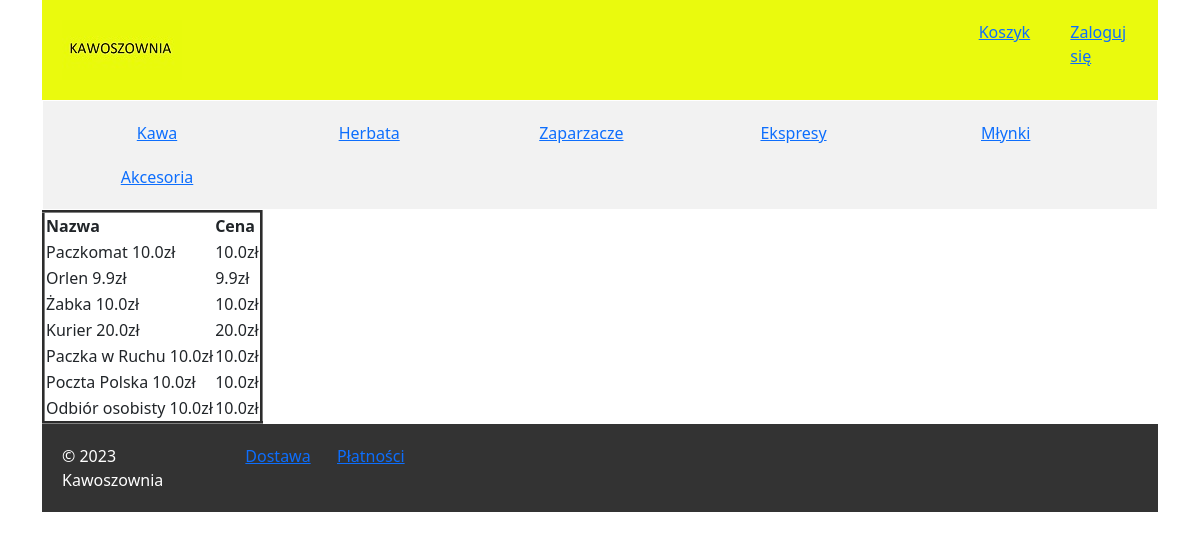
The app's page /delivery/ with its own data.
### mysite/models.py (models this page shows)
class Category(models.Model):
    name = models.CharField('Nazwa', max_length=50, unique=True)
    def __str__(self):
        return f'{self.name}'

class Delivery(models.Model):
    name = models.CharField('Nazwa', max_length=50, unique=True)
    price = models.FloatField('Cena', validators=[MinValueValidator(0)])
    def __str__(self):
        return f'{self.name} {self.price}zł'

### mysite/views.py (the view)
# urls.py: path('delivery/', views.DeliveryPageView.as_view(), name="delivery"),
class DeliveryPageView(ListView):
    model = Delivery
    template_name = 'mysite/delivery/delivery_list.html'

### mysite/context_processors.py (called while the page is built)
def categories(request):
    return {
        'categories': Category.objects.all()
    }

### mysite/templates/mysite/delivery/delivery_list.html (shortened to what this page needs)
{% extends 'base.html' %}
{% block content %}
<table border="3px">
    <thead>
        <tr>
            <th>
                Nazwa
            </th>
            <th>
                Cena
            </th>
        </tr>
    </thead>
    <tbody>
        {% for delivery in delivery_list %}
            <tr>
                {% if user.is_superuser %}
                    <td>
                        <a href="/delivery/{{delivery.id}}/">{{delivery}}</a>
                    </td>
                    <td>
                        <a href="/delivery/{{delivery.id}}/update/">Edytuj </a>
                        <a href="/delivery/{{delivery.id}}/delete/">Usuń </a>
                    </td>
                {% else %}
                    <td>
                        {{delivery}}
                    </td>
                {% endif %}
                <td>
                    {{delivery.price}}zł
                </td>
            </tr>
        {% endfor %}
    </tbody>
</table>
{% endblock %}

### ecommerce/templates/base.html (shortened to what this page needs)
{% load static %}
<!DOCTYPE html>
<html>
  <head>
    <link rel="stylesheet" href="{% static 'assets/css/style.css' %}">
    <link href="https://cdn.jsdelivr.net/npm/bootstrap@5.2.3/dist/css/bootstrap.min.css" rel="stylesheet">
  </head>
  <body class="container">
    <header>
      <div class="row">
        <div class="col">
          <a href="/"><img src="{% static 'assets/img/logo.jpg' %}"></a>
        </div>
        <div class="col-1">
          <a href="/order_detail/"> Koszyk </a>
        </div>
        <div class="col-1">
          {% if user.is_authenticated %}
            <div>
              <a href="/accounts/logout/"> Wyloguj się </a>
            </div>
          {% else %}
            <div>
              <a href="/accounts/login/"> Zaloguj się </a>
            </div>
          {% endif %}
        </div>
    </header>
    <nav>
      <ul>
        {% for category in categories %}
          <li class="text-center" style="width: 208px;"><a href="/?category={{category.id}}"> {{category}} </a></li>
        {% endfor %}
      </ul>
    </nav>
    {% block content %}{% endblock %}
    <footer>
      <div class="row">
        <div class="col-2">
          &copy; 2023 Kawoszownia
        </div>
        <div class="col-1">
          <a href="/delivery/"> Dostawa </a>
        </div>
        <div class="col-1">
          <a href="/payment/"> Płatności </a>
        </div>
      </div>
    </footer>
  </body>
</html>

### ecommerce/static/assets/css/style.css (style rules this page uses)
header { background-color: rgb(234, 250, 13); color: #ccc; padding: 20px; }
nav { background-color: #f2f2f2; border: 1px solid white; padding: 10px; }
nav ul { list-style-type: none; margin: 0; padding: 0; }
nav li { display: inline-block; }
nav a { display: block; padding: 10px; }
footer { background-color: #333; color: white; padding: 20px; }

### records on screen
Category: name "Kawa"
Category: name "Herbata"
Category: name "Zaparzacze"
Category: name "Ekspresy"
Category: name "Młynki"
Category: name "Akcesoria"
Delivery: name+price "Paczkomat 10.0zł", price "10.0"
Delivery: name+price "Orlen 9.9zł", price "9.9"
Delivery: name+price "Żabka 10.0zł", price "10.0"
Delivery: name+price "Kurier 20.0zł", price "20.0"
Delivery: name+price "Paczka w Ruchu 10.0zł", price "10.0"
Delivery: name+price "Poczta Polska 10.0zł", price "10.0"
Delivery: name+price "Odbiór osobisty 10.0zł", price "10.0"
